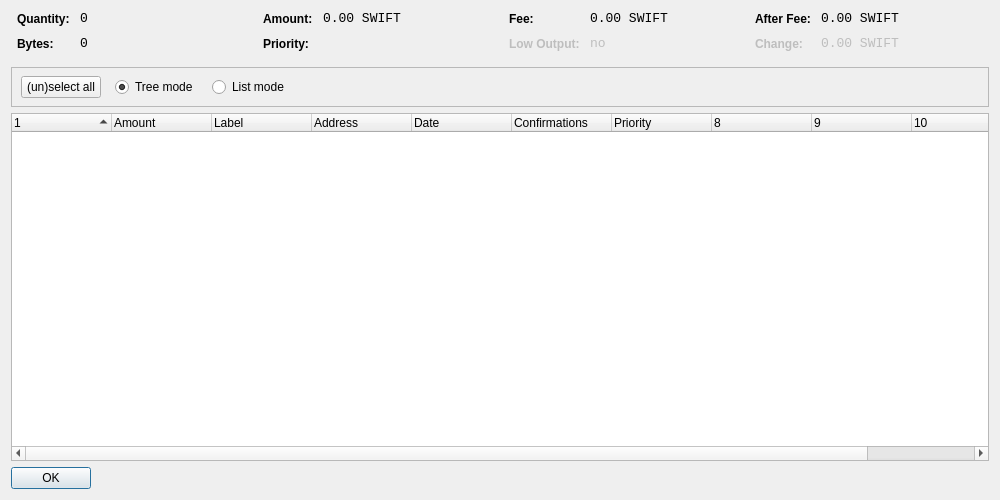
<?xml version="1.0" encoding="UTF-8"?>
<ui version="4.0">
 <class>CoinControlDialog</class>
 <widget class="QDialog" name="CoinControlDialog">
  <property name="geometry">
   <rect>
    <x>0</x>
    <y>0</y>
    <width>1000</width>
    <height>500</height>
   </rect>
  </property>
  <property name="windowTitle">
   <string>Coin Control</string>
  </property>
  <layout class="QVBoxLayout" name="verticalLayout">
   <item>
    <layout class="QHBoxLayout" name="horizontalLayoutTop" stretch="0,0,0,0">
     <property name="topMargin">
      <number>0</number>
     </property>
     <property name="bottomMargin">
      <number>10</number>
     </property>
     <item>
      <layout class="QFormLayout" name="formLayoutCoinControl1">
       <property name="horizontalSpacing">
        <number>10</number>
       </property>
       <property name="verticalSpacing">
        <number>10</number>
       </property>
       <property name="leftMargin">
        <number>6</number>
       </property>
       <property name="rightMargin">
        <number>6</number>
       </property>
       <item row="0" column="0">
        <widget class="QLabel" name="labelCoinControlQuantityText">
         <property name="styleSheet">
          <string notr="true">font-weight:bold;</string>
         </property>
         <property name="text">
          <string>Quantity:</string>
         </property>
        </widget>
       </item>
       <item row="0" column="1">
        <widget class="QLabel" name="labelCoinControlQuantity">
         <property name="font">
          <font>
           <family>Monospace</family>
           <pointsize>10</pointsize>
          </font>
         </property>
         <property name="cursor">
          <cursorShape>IBeamCursor</cursorShape>
         </property>
         <property name="contextMenuPolicy">
          <enum>Qt::ActionsContextMenu</enum>
         </property>
         <property name="text">
          <string notr="true">0</string>
         </property>
         <property name="textInteractionFlags">
          <set>Qt::LinksAccessibleByMouse|Qt::TextSelectableByKeyboard|Qt::TextSelectableByMouse</set>
         </property>
        </widget>
       </item>
       <item row="1" column="0">
        <widget class="QLabel" name="labelCoinControlBytesText">
         <property name="styleSheet">
          <string notr="true">font-weight:bold;</string>
         </property>
         <property name="text">
          <string>Bytes:</string>
         </property>
        </widget>
       </item>
       <item row="1" column="1">
        <widget class="QLabel" name="labelCoinControlBytes">
         <property name="font">
          <font>
           <family>Monospace</family>
           <pointsize>10</pointsize>
          </font>
         </property>
         <property name="cursor">
          <cursorShape>IBeamCursor</cursorShape>
         </property>
         <property name="contextMenuPolicy">
          <enum>Qt::ActionsContextMenu</enum>
         </property>
         <property name="text">
          <string notr="true">0</string>
         </property>
         <property name="textInteractionFlags">
          <set>Qt::LinksAccessibleByMouse|Qt::TextSelectableByKeyboard|Qt::TextSelectableByMouse</set>
         </property>
        </widget>
       </item>
      </layout>
     </item>
     <item>
      <layout class="QFormLayout" name="formLayoutCoinControl2">
       <property name="horizontalSpacing">
        <number>10</number>
       </property>
       <property name="verticalSpacing">
        <number>10</number>
       </property>
       <property name="leftMargin">
        <number>6</number>
       </property>
       <property name="rightMargin">
        <number>6</number>
       </property>
       <item row="0" column="0">
        <widget class="QLabel" name="labelCoinControlAmountText">
         <property name="styleSheet">
          <string notr="true">font-weight:bold;</string>
         </property>
         <property name="text">
          <string>Amount:</string>
         </property>
        </widget>
       </item>
       <item row="0" column="1">
        <widget class="QLabel" name="labelCoinControlAmount">
         <property name="font">
          <font>
           <family>Monospace</family>
           <pointsize>10</pointsize>
          </font>
         </property>
         <property name="cursor">
          <cursorShape>IBeamCursor</cursorShape>
         </property>
         <property name="contextMenuPolicy">
          <enum>Qt::ActionsContextMenu</enum>
         </property>
         <property name="text">
          <string notr="true">0.00 SWIFT</string>
         </property>
         <property name="textInteractionFlags">
          <set>Qt::LinksAccessibleByMouse|Qt::TextSelectableByKeyboard|Qt::TextSelectableByMouse</set>
         </property>
        </widget>
       </item>
       <item row="1" column="0">
        <widget class="QLabel" name="labelCoinControlPriorityText">
         <property name="styleSheet">
          <string notr="true">font-weight:bold;</string>
         </property>
         <property name="text">
          <string>Priority:</string>
         </property>
        </widget>
       </item>
       <item row="1" column="1">
        <widget class="QLabel" name="labelCoinControlPriority">
         <property name="font">
          <font>
           <family>Monospace</family>
           <pointsize>10</pointsize>
          </font>
         </property>
         <property name="cursor">
          <cursorShape>IBeamCursor</cursorShape>
         </property>
         <property name="contextMenuPolicy">
          <enum>Qt::ActionsContextMenu</enum>
         </property>
         <property name="text">
          <string/>
         </property>
         <property name="textInteractionFlags">
          <set>Qt::LinksAccessibleByMouse|Qt::TextSelectableByKeyboard|Qt::TextSelectableByMouse</set>
         </property>
        </widget>
       </item>
      </layout>
     </item>
     <item>
      <layout class="QFormLayout" name="formLayoutCoinControl3">
       <property name="horizontalSpacing">
        <number>10</number>
       </property>
       <property name="verticalSpacing">
        <number>10</number>
       </property>
       <property name="leftMargin">
        <number>6</number>
       </property>
       <property name="rightMargin">
        <number>6</number>
       </property>
       <item row="0" column="0">
        <widget class="QLabel" name="labelCoinControlFeeText">
         <property name="styleSheet">
          <string notr="true">font-weight:bold;</string>
         </property>
         <property name="text">
          <string>Fee:</string>
         </property>
        </widget>
       </item>
       <item row="0" column="1">
        <widget class="QLabel" name="labelCoinControlFee">
         <property name="font">
          <font>
           <family>Monospace</family>
           <pointsize>10</pointsize>
          </font>
         </property>
         <property name="cursor">
          <cursorShape>IBeamCursor</cursorShape>
         </property>
         <property name="contextMenuPolicy">
          <enum>Qt::ActionsContextMenu</enum>
         </property>
         <property name="text">
          <string notr="true">0.00 SWIFT</string>
         </property>
         <property name="textInteractionFlags">
          <set>Qt::LinksAccessibleByMouse|Qt::TextSelectableByKeyboard|Qt::TextSelectableByMouse</set>
         </property>
        </widget>
       </item>
       <item row="1" column="0">
        <widget class="QLabel" name="labelCoinControlLowOutputText">
         <property name="enabled">
          <bool>false</bool>
         </property>
         <property name="styleSheet">
          <string notr="true">font-weight:bold;</string>
         </property>
         <property name="text">
          <string>Low Output:</string>
         </property>
        </widget>
       </item>
       <item row="1" column="1">
        <widget class="QLabel" name="labelCoinControlLowOutput">
         <property name="enabled">
          <bool>false</bool>
         </property>
         <property name="font">
          <font>
           <family>Monospace</family>
           <pointsize>10</pointsize>
          </font>
         </property>
         <property name="cursor">
          <cursorShape>IBeamCursor</cursorShape>
         </property>
         <property name="contextMenuPolicy">
          <enum>Qt::ActionsContextMenu</enum>
         </property>
         <property name="text">
          <string notr="true">no</string>
         </property>
         <property name="textInteractionFlags">
          <set>Qt::LinksAccessibleByMouse|Qt::TextSelectableByKeyboard|Qt::TextSelectableByMouse</set>
         </property>
        </widget>
       </item>
      </layout>
     </item>
     <item>
      <layout class="QFormLayout" name="formLayoutCoinControl4">
       <property name="horizontalSpacing">
        <number>10</number>
       </property>
       <property name="verticalSpacing">
        <number>10</number>
       </property>
       <property name="leftMargin">
        <number>6</number>
       </property>
       <property name="rightMargin">
        <number>6</number>
       </property>
       <item row="0" column="0">
        <widget class="QLabel" name="labelCoinControlAfterFeeText">
         <property name="styleSheet">
          <string notr="true">font-weight:bold;</string>
         </property>
         <property name="text">
          <string>After Fee:</string>
         </property>
        </widget>
       </item>
       <item row="0" column="1">
        <widget class="QLabel" name="labelCoinControlAfterFee">
         <property name="font">
          <font>
           <family>Monospace</family>
           <pointsize>10</pointsize>
          </font>
         </property>
         <property name="cursor">
          <cursorShape>IBeamCursor</cursorShape>
         </property>
         <property name="contextMenuPolicy">
          <enum>Qt::ActionsContextMenu</enum>
         </property>
         <property name="text">
          <string notr="true">0.00 SWIFT</string>
         </property>
         <property name="textInteractionFlags">
          <set>Qt::LinksAccessibleByMouse|Qt::TextSelectableByKeyboard|Qt::TextSelectableByMouse</set>
         </property>
        </widget>
       </item>
       <item row="1" column="0">
        <widget class="QLabel" name="labelCoinControlChangeText">
         <property name="enabled">
          <bool>false</bool>
         </property>
         <property name="styleSheet">
          <string notr="true">font-weight:bold;</string>
         </property>
         <property name="text">
          <string>Change:</string>
         </property>
        </widget>
       </item>
       <item row="1" column="1">
        <widget class="QLabel" name="labelCoinControlChange">
         <property name="enabled">
          <bool>false</bool>
         </property>
         <property name="font">
          <font>
           <family>Monospace</family>
           <pointsize>10</pointsize>
          </font>
         </property>
         <property name="cursor">
          <cursorShape>IBeamCursor</cursorShape>
         </property>
         <property name="contextMenuPolicy">
          <enum>Qt::ActionsContextMenu</enum>
         </property>
         <property name="text">
          <string notr="true">0.00 SWIFT</string>
         </property>
         <property name="textInteractionFlags">
          <set>Qt::LinksAccessibleByMouse|Qt::TextSelectableByKeyboard|Qt::TextSelectableByMouse</set>
         </property>
        </widget>
       </item>
      </layout>
     </item>
    </layout>
   </item>
   <item>
    <widget class="QFrame" name="frame">
     <property name="minimumSize">
      <size>
       <width>0</width>
       <height>40</height>
      </size>
     </property>
     <property name="frameShape">
      <enum>QFrame::StyledPanel</enum>
     </property>
     <property name="frameShadow">
      <enum>QFrame::Sunken</enum>
     </property>
     <widget class="QWidget" name="horizontalLayoutWidget">
      <property name="geometry">
       <rect>
        <x>10</x>
        <y>0</y>
        <width>781</width>
        <height>41</height>
       </rect>
      </property>
      <layout class="QHBoxLayout" name="horizontalLayoutPanel" stretch="0,0,0,0,0">
       <property name="spacing">
        <number>14</number>
       </property>
       <item>
        <widget class="QPushButton" name="pushButtonSelectAll">
         <property name="sizePolicy">
          <sizepolicy hsizetype="Maximum" vsizetype="Fixed">
           <horstretch>0</horstretch>
           <verstretch>0</verstretch>
          </sizepolicy>
         </property>
         <property name="text">
          <string>(un)select all</string>
         </property>
        </widget>
       </item>
       <item>
        <widget class="QRadioButton" name="radioTreeMode">
         <property name="sizePolicy">
          <sizepolicy hsizetype="Maximum" vsizetype="Fixed">
           <horstretch>0</horstretch>
           <verstretch>0</verstretch>
          </sizepolicy>
         </property>
         <property name="text">
          <string>Tree mode</string>
         </property>
         <property name="checked">
          <bool>true</bool>
         </property>
        </widget>
       </item>
       <item>
        <widget class="QRadioButton" name="radioListMode">
         <property name="sizePolicy">
          <sizepolicy hsizetype="Maximum" vsizetype="Fixed">
           <horstretch>0</horstretch>
           <verstretch>0</verstretch>
          </sizepolicy>
         </property>
         <property name="text">
          <string>List mode</string>
         </property>
        </widget>
       </item>
       <item>
        <spacer name="horizontalSpacer">
         <property name="orientation">
          <enum>Qt::Horizontal</enum>
         </property>
         <property name="sizeHint" stdset="0">
          <size>
           <width>40</width>
           <height>20</height>
          </size>
         </property>
        </spacer>
       </item>
      </layout>
     </widget>
    </widget>
   </item>
   <item>
    <widget class="CoinControlTreeWidget" name="treeWidget">
     <property name="contextMenuPolicy">
      <enum>Qt::CustomContextMenu</enum>
     </property>
     <property name="sortingEnabled">
      <bool>false</bool>
     </property>
     <property name="columnCount">
      <number>11</number>
     </property>
     <attribute name="headerShowSortIndicator" stdset="0">
      <bool>true</bool>
     </attribute>
     <attribute name="headerStretchLastSection">
      <bool>false</bool>
     </attribute>
     <column>
      <property name="text">
       <string/>
      </property>
     </column>
     <column>
      <property name="text">
       <string>Amount</string>
      </property>
     </column>
     <column>
      <property name="text">
       <string>Label</string>
      </property>
     </column>
     <column>
      <property name="text">
       <string>Address</string>
      </property>
     </column>
     <column>
      <property name="text">
       <string>Date</string>
      </property>
     </column>
     <column>
      <property name="text">
       <string>Confirmations</string>
      </property>
      <property name="toolTip">
       <string>Confirmed</string>
      </property>
     </column>
     <column>
      <property name="text">
       <string>Priority</string>
      </property>
     </column>
     <column>
      <property name="text">
       <string/>
      </property>
     </column>
     <column>
      <property name="text">
       <string/>
      </property>
     </column>
     <column>
      <property name="text">
       <string/>
      </property>
     </column>
     <column>
      <property name="text">
       <string/>
      </property>
     </column>
    </widget>
   </item>
   <item>
    <widget class="QDialogButtonBox" name="buttonBox">
     <property name="sizePolicy">
      <sizepolicy hsizetype="Maximum" vsizetype="Fixed">
       <horstretch>0</horstretch>
       <verstretch>0</verstretch>
      </sizepolicy>
     </property>
     <property name="orientation">
      <enum>Qt::Horizontal</enum>
     </property>
     <property name="standardButtons">
      <set>QDialogButtonBox::Ok</set>
     </property>
    </widget>
   </item>
  </layout>
 </widget>
 <customwidgets>
  <customwidget>
   <class>CoinControlTreeWidget</class>
   <extends>QTreeWidget</extends>
   <header>coincontroltreewidget.h</header>
  </customwidget>
 </customwidgets>
 <resources/>
 <connections/>
</ui>
